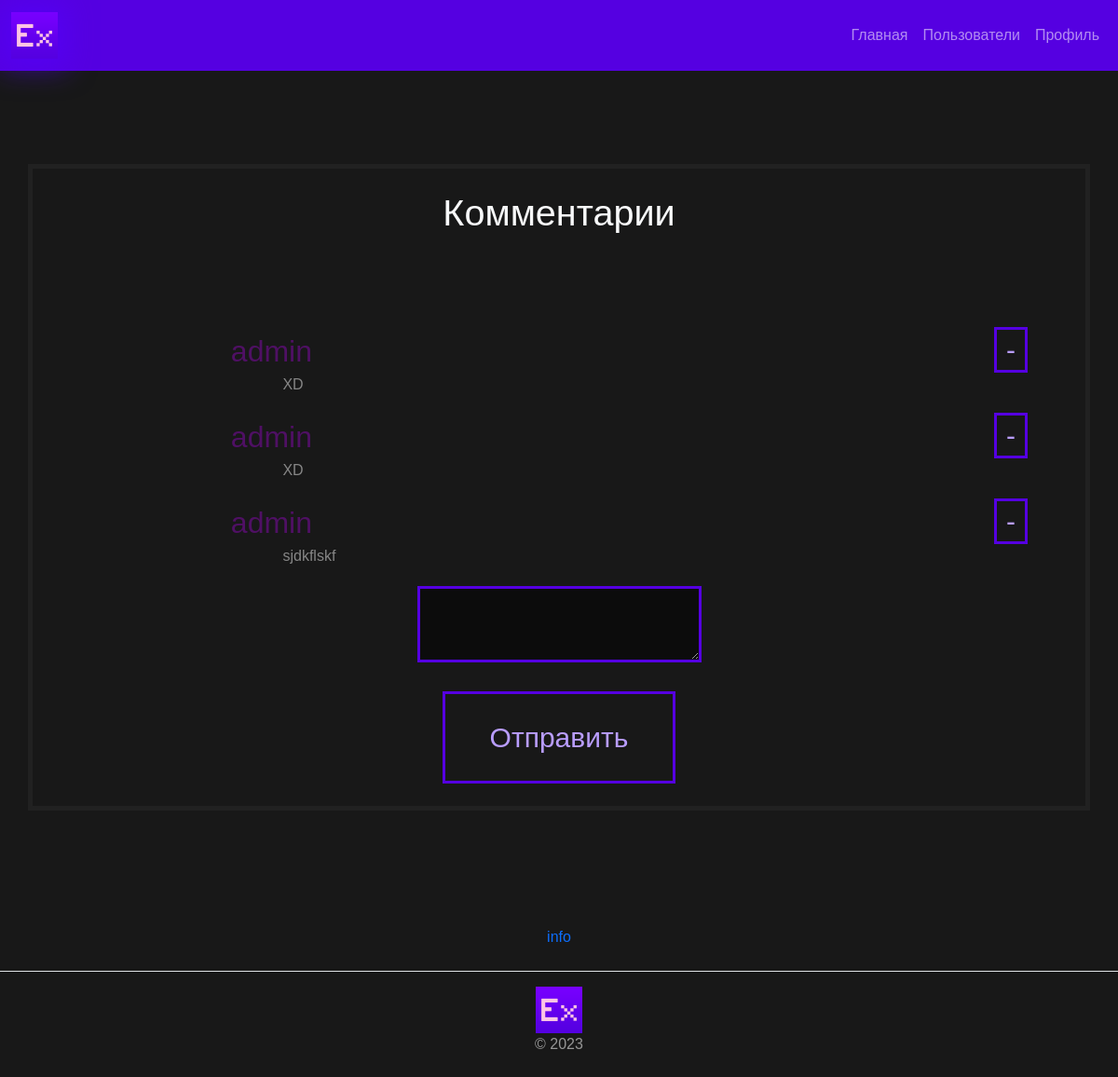
The app's page /comments/3 (signed in) with its own data.
### app/models.py (models this page shows, shortened)
class User(db.Model, UserMixin):
    __tablename__ = 'users'
    id = db.Column(db.Integer, primary_key=True)
    username = db.Column(db.String(255), unique=True)
    password = db.Column(db.String(255))
    level = db.Column(db.Integer(), default=1)
    exp = db.Column(db.Integer(), default=0)
    active = db.Column(db.Boolean())
    roles = db.relationship('Role', secondary='user_roles')

class Comment(db.Model):
    __tablename__ = 'comments'
    id = db.Column(db.Integer, primary_key=True)
    text = db.Column(db.Text)
    pub_date = db.Column(db.DateTime, default=datetime.utcnow)
    user_id = db.Column(db.Integer, db.ForeignKey('users.id'))
    post_id = db.Column(db.Integer, db.ForeignKey('posts.id'))
    user = db.relationship('User', backref=db.backref('comments', lazy='dynamic'))
    post = db.relationship('Post', backref=db.backref('comments', lazy='dynamic'))

### app/routes.py (the view)
@app.route('/comments/<int:post_id>', methods=['GET', 'POST'])
@login_required
def get_comments(post_id):
    comments = Comment.query.filter_by(post_id=post_id).all()
    return render_template('comments.html', Users=User, Comments=comments, post_id=post_id)

### app/templates/comments.html (shortened to what this page needs)
{% extends "base.html" %}
{% block content %}
<div class="container">
    <div class="row d-flex justify-content-center" style="border: #212121 solid 5px; padding: 2vw 3vw">
        <div class="col-12 text-center">
            <h3 class="title text-light" style="font-size: 3.3vw;">Комментарии</h3>
            <div class="box">
                {% for comment in Comments %}
                <div class="row justify-content-center" style="margin-bottom: 20px">
                    <div class="col-5 fs-2">
                        <span class="ex-post-txt dynamic-vw text-center" style="color: #4f1064">
                            {{ Users.query.get(comment.user_id).username }}</span><br>
                    </div>
                    <div class="col-6"></div>
                    {% if comment.user_id == current_user.id %}
                    <div class="col-1">
                        <a href="{{ url_for('delete_comment', comment_id=comment.id) }}"
                           class="ex-btn dynamic-vw" style="text-decoration: none">-
                        </a>
                    </div>
                    {% else %}
                        <div class="col-1"></div>
                    {% endif %}
                    <div class="col-7 dynamic-vw text-center">
                        <span class="ex-post-txt dynamic-vw" style="float: left">{{ comment.text }}</span><br>
                    </div>
                </div>
                {% endfor %}
                <form method="POST" action="{{ url_for('add_comment', post_id=post_id) }}">
                    <div class="row">
                        <div class="col-12">
                            <div class="field">
                                <div class="control">
                                    <textarea class="dynamic-vw" name="text_comm" autofocus=""
                                              autocomplete="off" required></textarea>
                                </div>
                            </div>
                        </div>
                    </div>
                    <button type="submit" class="ex-btn dynamic-vw"
                            style="height: auto; width: auto; padding: 2vw 4vw;">Отправить
                    </button>
                </form>
            </div>
        </div>
    </div>
</div>
{% endblock %}

### app/static/css/style.css (style rules this page uses)
html { cursor: url("../imgs/cursor.png"), auto; }
a, a:focus { cursor: url("../imgs/cursor.png"), auto; }
.ex-post-txt { color: #868686; }
input[type="email"], input[type="password"], input[type="text"], textarea, dynamic-vw { background: #0c0c0c; border: #5500e1 solid 3px; outline: none; color: #5500e1; }
@media screen and (min-width: 600px) { input[type="email"], input[type="password"], input[type="text"], textarea, dynamic-vw { font-size: 2vw; } }
body { background: #181818; font-family: 'monocraft', sans-serif; }
.ex-btn { height: 100px; width: 280px; border: solid #5500e1 3px; padding: 5px 10px; font-size: 30px; background: transparent; color: #b99dff; transition: 0.3s; }

### records on screen
Comment: text "XD"
User: query.get "admin"
Comment: text "XD"
Comment: text "sjdkflskf"
